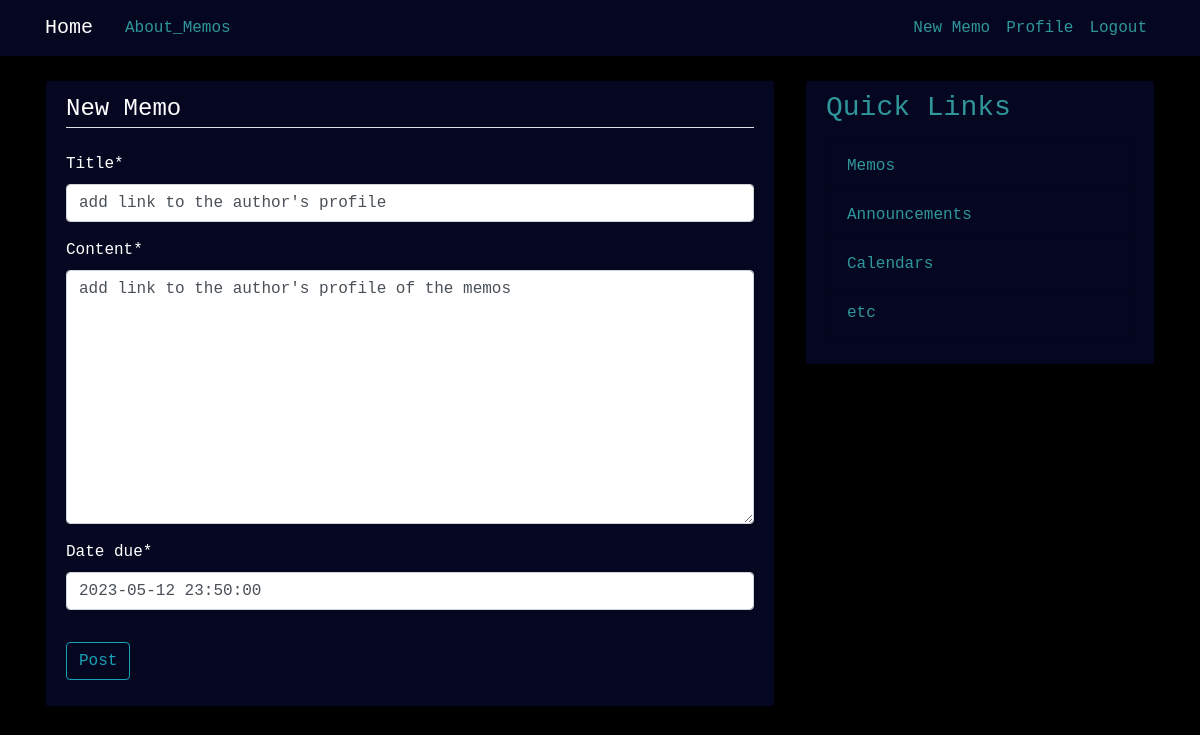
The app's page /memo/post/15/update/ (signed in) with its own data.
### memo/models.py (models this page shows, shortened)
class Post(models.Model):
    title = models.CharField(max_length=100)
    content = models.TextField()
    date_posted = models.DateTimeField(default=timezone.now)
    date_due = models.DateTimeField()
    author = models.ForeignKey(User, on_delete=models.CASCADE)

### memo/views.py (the view, shortened to what this page needs)
# urls.py: path('post/<int:pk>/update/', PostUpdateView.as_view(), name='post-update'),
class PostUpdateView(LoginRequiredMixin, UserPassesTestMixin, UpdateView):
    model = Post
    fields = ['title', 'content', 'date_due']
    def test_func(self):
        post = self.get_object()
        if self.request.user == post.author or self.request.user.is_superuser:
            return True
        return False

### memo/templates/memo/post_form.html (shortened to what this page needs)
{% extends "memo/base.html" %}
{% load crispy_forms_tags %}
{% block content %}
    <div class="content-section">
        <form method="POST">
            <fieldset class="form-group">
                <legend class="border-bottom mb-4">New Memo</legend>
                {{ form|crispy }}
            </fieldset>
            <div class="form-group">
                <button class="btn btn-outline-info" type="submit">Post</button>
            </div>
        </form>
    </div>
{% endblock content %}

### static/memo/main.css (style rules this page uses)
body { background: #000000; color: #ffffff; margin-top: 5rem; font-family: 'Courier New', Courier, monospace; }
.content-section { background: #050720; padding: 10px 20px; border: 1px solid #000000; border-radius: 3px; margin-bottom: 20px; }

### records on screen
Post: title "add link to the author's profile", content "add link to the author's profile of the memos", date_due "2023-05-12 23:50:00"
